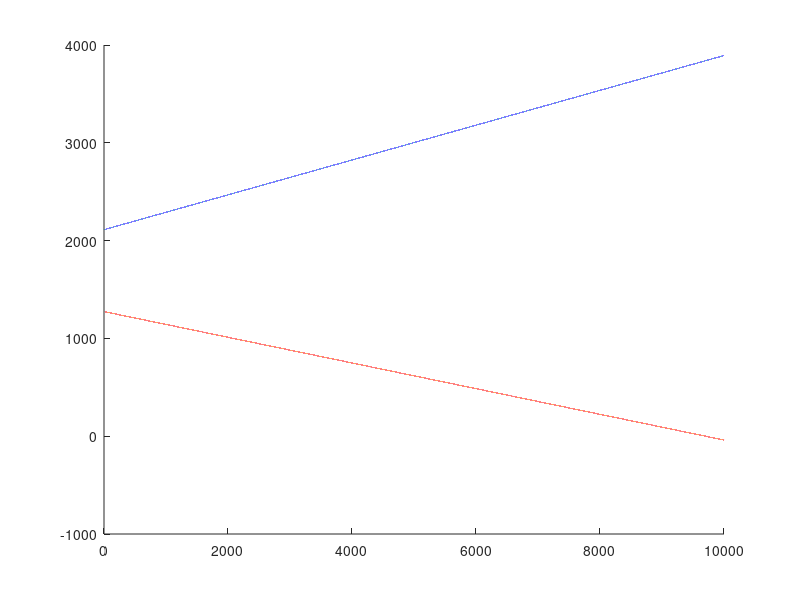

Write MATLAB code to recreate this figure.

%Constants
rho = 0.00236; %lb-sec^2/ft^4
A = 2*(3.3^2); %ft^2
Cd = 0.35;
mu = 0.8;
g = 32.2;
M = 4074; %lb
W = 4074*g; 
Wf = 0.55*M;
Wr = 0.45*M;
L = 108.5/12; %feet
a = 0.45*L;
b = 0.55*L;
h = 20.5/12; %feet
R = 12.11/12; %feet
If = 12/12; %feet-lb/sec^3
Ir = 13.5/12; %feet-lb-sec^3
f0 = 0.013;
f1 = 6.5e-7;
mu_p = 0.8;

Fxr = 0:0.1:10000;
Fxf = 0:0.1:10000;

A = 1-(mu_p*(h/L));

B = 1+(mu_p*(h/L));

F_xmf = mu_p*(Wf + ((h/L)*Fxr))/A;
F_xmr = mu_p*(Wr - ((h/L)*Fxf))/B;

hold on
plot(Fxr,F_xmf)
plot(Fxf,F_xmr)
hold off

